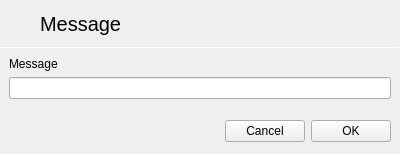
<?xml version="1.0" encoding="UTF-8"?>
<ui version="4.0">
 <class>JsPrompt</class>
 <widget class="QWidget" name="JsPrompt">
  <property name="geometry">
   <rect>
    <x>0</x>
    <y>0</y>
    <width>400</width>
    <height>154</height>
   </rect>
  </property>
  <property name="windowTitle">
   <string notr="true">Form</string>
  </property>
  <layout class="QVBoxLayout" name="verticalLayout">
   <property name="spacing">
    <number>0</number>
   </property>
   <property name="leftMargin">
    <number>0</number>
   </property>
   <property name="topMargin">
    <number>0</number>
   </property>
   <property name="rightMargin">
    <number>0</number>
   </property>
   <property name="bottomMargin">
    <number>0</number>
   </property>
   <item>
    <layout class="QHBoxLayout" name="horizontalLayout">
     <property name="spacing">
      <number>0</number>
     </property>
     <item>
      <widget class="QPushButton" name="backButton">
       <property name="sizePolicy">
        <sizepolicy hsizetype="Preferred" vsizetype="Preferred">
         <horstretch>0</horstretch>
         <verstretch>0</verstretch>
        </sizepolicy>
       </property>
       <property name="text">
        <string/>
       </property>
       <property name="icon">
        <iconset theme="go-previous">
         <normaloff>../../../theShell/statuscenter/PulseaudioPane</normaloff>../../../theShell/statuscenter/PulseaudioPane</iconset>
       </property>
       <property name="flat">
        <bool>true</bool>
       </property>
      </widget>
     </item>
     <item>
      <widget class="QLabel" name="titleLabel">
       <property name="sizePolicy">
        <sizepolicy hsizetype="Expanding" vsizetype="Preferred">
         <horstretch>0</horstretch>
         <verstretch>0</verstretch>
        </sizepolicy>
       </property>
       <property name="font">
        <font>
         <pointsize>15</pointsize>
        </font>
       </property>
       <property name="text">
        <string>Message</string>
       </property>
       <property name="margin">
        <number>9</number>
       </property>
      </widget>
     </item>
     <item>
      <widget class="QPushButton" name="noButton">
       <property name="sizePolicy">
        <sizepolicy hsizetype="Preferred" vsizetype="Preferred">
         <horstretch>0</horstretch>
         <verstretch>0</verstretch>
        </sizepolicy>
       </property>
       <property name="text">
        <string/>
       </property>
       <property name="icon">
        <iconset theme="dialog-cancel">
         <normaloff>../../../theShell/statuscenter/PulseaudioPane</normaloff>../../../theShell/statuscenter/PulseaudioPane</iconset>
       </property>
       <property name="flat">
        <bool>true</bool>
       </property>
      </widget>
     </item>
     <item>
      <widget class="QPushButton" name="okButton">
       <property name="sizePolicy">
        <sizepolicy hsizetype="Preferred" vsizetype="Preferred">
         <horstretch>0</horstretch>
         <verstretch>0</verstretch>
        </sizepolicy>
       </property>
       <property name="text">
        <string/>
       </property>
       <property name="icon">
        <iconset theme="dialog-ok">
         <normaloff>../../../theShell/statuscenter/PulseaudioPane</normaloff>../../../theShell/statuscenter/PulseaudioPane</iconset>
       </property>
       <property name="flat">
        <bool>true</bool>
       </property>
      </widget>
     </item>
    </layout>
   </item>
   <item>
    <widget class="Line" name="line">
     <property name="maximumSize">
      <size>
       <width>16777215</width>
       <height>1</height>
      </size>
     </property>
     <property name="orientation">
      <enum>Qt::Horizontal</enum>
     </property>
    </widget>
   </item>
   <item>
    <layout class="QVBoxLayout" name="verticalLayout_2">
     <property name="spacing">
      <number>6</number>
     </property>
     <property name="leftMargin">
      <number>9</number>
     </property>
     <property name="topMargin">
      <number>9</number>
     </property>
     <property name="rightMargin">
      <number>9</number>
     </property>
     <property name="bottomMargin">
      <number>9</number>
     </property>
     <item>
      <widget class="QLabel" name="messageLabel">
       <property name="text">
        <string notr="true">Message</string>
       </property>
      </widget>
     </item>
     <item>
      <widget class="QLineEdit" name="responseBox"/>
     </item>
    </layout>
   </item>
   <item>
    <widget class="QWidget" name="macPane" native="true">
     <layout class="QHBoxLayout" name="horizontalLayout_2">
      <item>
       <spacer name="horizontalSpacer">
        <property name="orientation">
         <enum>Qt::Horizontal</enum>
        </property>
        <property name="sizeHint" stdset="0">
         <size>
          <width>40</width>
          <height>20</height>
         </size>
        </property>
       </spacer>
      </item>
      <item>
       <widget class="QPushButton" name="macCancelButton">
        <property name="text">
         <string>Cancel</string>
        </property>
       </widget>
      </item>
      <item>
       <widget class="QPushButton" name="macOkButton">
        <property name="text">
         <string>OK</string>
        </property>
       </widget>
      </item>
     </layout>
    </widget>
   </item>
  </layout>
 </widget>
 <resources/>
 <connections>
  <connection>
   <sender>macOkButton</sender>
   <signal>clicked()</signal>
   <receiver>okButton</receiver>
   <slot>click()</slot>
   <hints>
    <hint type="sourcelabel">
     <x>360</x>
     <y>140</y>
    </hint>
    <hint type="destinationlabel">
     <x>384</x>
     <y>35</y>
    </hint>
   </hints>
  </connection>
  <connection>
   <sender>macCancelButton</sender>
   <signal>clicked()</signal>
   <receiver>noButton</receiver>
   <slot>click()</slot>
   <hints>
    <hint type="sourcelabel">
     <x>268</x>
     <y>134</y>
    </hint>
    <hint type="destinationlabel">
     <x>354</x>
     <y>29</y>
    </hint>
   </hints>
  </connection>
  <connection>
   <sender>backButton</sender>
   <signal>clicked()</signal>
   <receiver>noButton</receiver>
   <slot>click()</slot>
   <hints>
    <hint type="sourcelabel">
     <x>16</x>
     <y>23</y>
    </hint>
    <hint type="destinationlabel">
     <x>364</x>
     <y>22</y>
    </hint>
   </hints>
  </connection>
  <connection>
   <sender>responseBox</sender>
   <signal>returnPressed()</signal>
   <receiver>okButton</receiver>
   <slot>click()</slot>
   <hints>
    <hint type="sourcelabel">
     <x>345</x>
     <y>97</y>
    </hint>
    <hint type="destinationlabel">
     <x>382</x>
     <y>32</y>
    </hint>
   </hints>
  </connection>
 </connections>
</ui>
